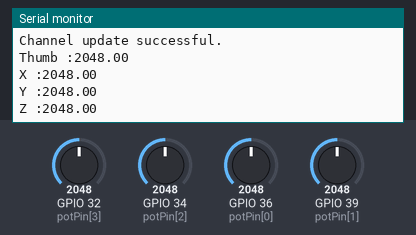
Bench run of a sketch on a simulated ESP32. Shown: the last lines printed to the serial monitor. Inputs (shaded band) come from the test bench; at power-on: GPIO 32 (potPin[3]) = 2048, GPIO 34 (potPin[2]) = 2048, GPIO 36 (potPin[0]) = 2048, GPIO 39 (potPin[1]) = 2048. WiFi joins after 1.5 s; servers stay silent unless stated.

Above: at 6.2 s.
6.3 s: GPIO 32 (potPin[3]) set to 2866
At 7.4 s:
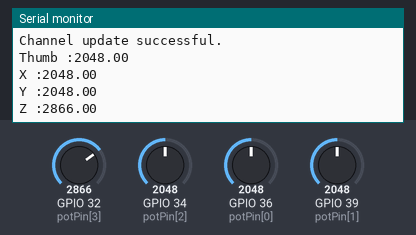
7.8 s: GPIO 34 (potPin[2]) set to 2866
9.3 s: GPIO 36 (potPin[0]) set to 2866
At 10.1 s:
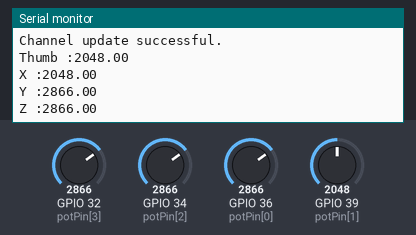
10.8 s: GPIO 39 (potPin[1]) set to 2866
At 12.2 s:
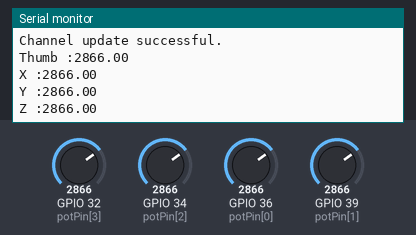
12.3 s: GPIO 32 (potPin[3]) set to 3972
At 13.6 s:
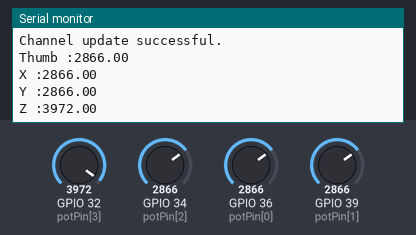
13.8 s: GPIO 34 (potPin[2]) set to 3972
At 15.5 s:
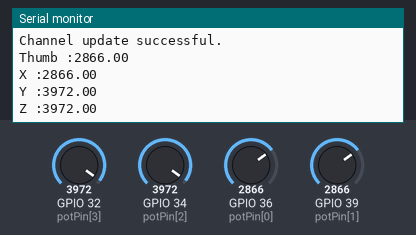
Timing chart, 0 to 16.3 s (numbered marks = the images above; inputs shaded):
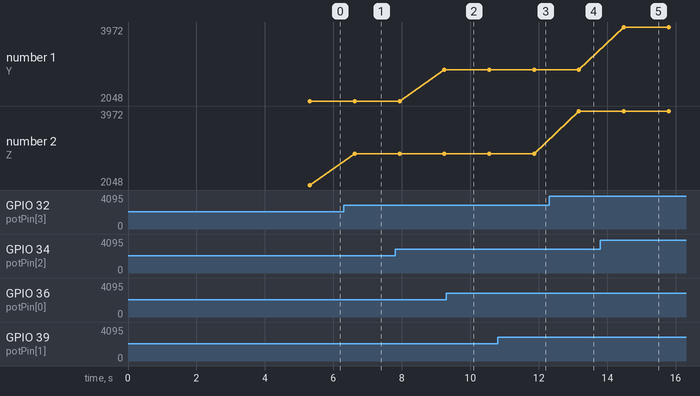

Measured:
- after the input at 6.3 s, the serial monitor: prints a new line after 0.32 s (image 1)
- after the input at 10.8 s, the serial monitor: prints a new line after 1.1 s (image 3)
- after the input at 12.3 s, the serial monitor: prints a new line after 0.87 s (image 4)
- after the input at 13.8 s, the serial monitor: prints a new line after 0.68 s (image 5)
- plotted number 2: 2048 → 2866 after the input at 6.3 s, 2866 → 3972 after the input at 12.3 s

The sketch:

CloudWriteAvg.ino
```cpp
#include <WiFi.h>
#include "ThingSpeak.h" // always include thingspeak header file after other header files and custom macros

/* WiFi network name and password */
const char * ssid = "Galaxy M01s3238";
const char * pwd = "boem0957";
int keyIndex = 0;            // your network key Index number (needed only for WEP)
WiFiClient  client;

unsigned long myChannelNumber = 1;

const char * myWriteAPIKey = "FS1XGM9WEKUVR66R";

// Potentiometer is connected to GPIO 36,39,34,32
int potPin[4] = {36,39,34,32};

// variable for storing the potentiometer value
int potValue[20][4]  = {{0,0,0,0},{0,0,0,0},{0,0,0,0},{0,0,0,0},{0,0,0,0},{0,0,0,0},{0,0,0,0},{0,0,0,0},{0,0,0,0},{0,0,0,0},{0,0,0,0},{0,0,0,0},{0,0,0,0},{0,0,0,0},{0,0,0,0},{0,0,0,0},{0,0,0,0},{0,0,0,0},{0,0,0,0},{0,0,0,0}};

void setup() {
  Serial.begin(115200);  //Initialize serial
  while (!Serial) {
    ; // wait for serial port to connect. Needed for Leonardo native USB port only
  }

  WiFi.mode(WIFI_STA);
  ThingSpeak.begin(client);  // Initialize ThingSpeak

  // Connect or reconnect to WiFi
  if(WiFi.status() != WL_CONNECTED){
    Serial.print("Attempting to connect to SSID: ");
    Serial.println(ssid);
    while(WiFi.status() != WL_CONNECTED){
      WiFi.begin(ssid, pwd); // Connect to WPA/WPA2 network. Change this line if using open or WEP network
      Serial.print(".");
      delay(5000);
    }
    Serial.println("\nConnected.");
  }
}

void loop() {

// Reading potentiometer value
  int i = 0;
  while (i<20){
    int j = 0;
    while (j<4) {
      potValue[i][j] = analogRead(potPin[j]);
      j++;
      }
    i++;
  }

  float avgX = 0, avgY = 0, avgZ = 0, avgG = 0;
  i = 0;
  float sumG = 0;
  while (i<20){
    sumG += potValue[i][0];
    i++;
  }
  avgG = round(sumG/20);

  i = 0;
  float sumX = 0;
  while (i<20){
    sumX += potValue[i][1];
    i++;
  }
  avgX = round(sumX/20);

  i = 0;
  float sumY = 0;
  while (i<20){
    sumY += potValue[i][2];
    i++;
  }
  avgY = round(sumY/20);

  i = 0;
  float sumZ = 0;
  while (i<20){
    sumZ += potValue[i][3];
    i++;
  }
  avgZ = round(sumZ/20);
  // set the fields with the values
  ThingSpeak.setField(1, avgG);
  ThingSpeak.setField(2, avgX);
  ThingSpeak.setField(3, avgY);
  ThingSpeak.setField(4, avgZ);


  // Write to ThingSpeak. There are up to 8 fields in a channel, allowing you to store up to 8 different
  // pieces of information in a channel.  Here, we write to field 1.
  int x = ThingSpeak.writeFields(myChannelNumber,myWriteAPIKey);
  if(x == 200){
    Serial.println("Channel update successful.");
    Serial.println("Thumb :"+ String(avgG));
    Serial.println("X :"+ String(avgX));
    Serial.println("Y :"+ String(avgY));
    Serial.println("Z :"+ String(avgZ));

  }
  else{
    Serial.println("Problem updating channel. HTTP error code " + String(x));
  }

  delay(1000); // Wait 20 seconds to update the channel again
}
```
